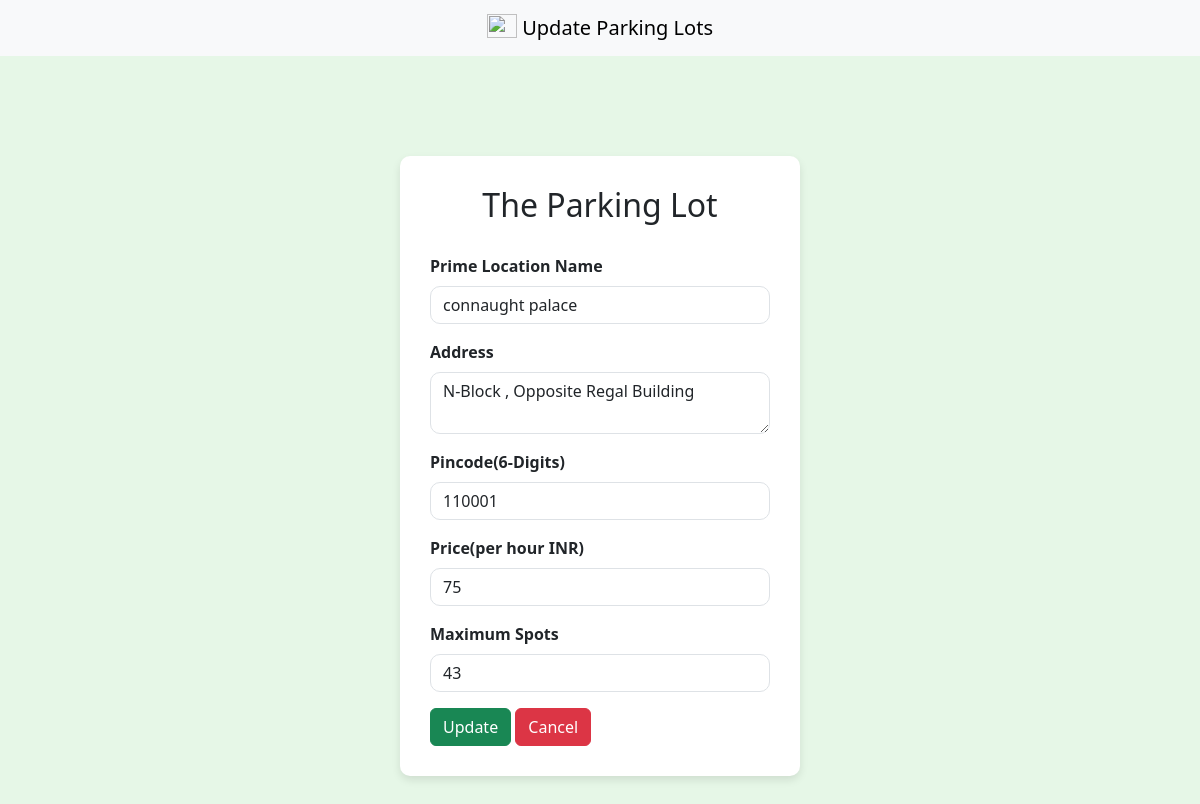
/admin/dashboard/editlot/1 (signed in), run on an earlier commit of the app's database.
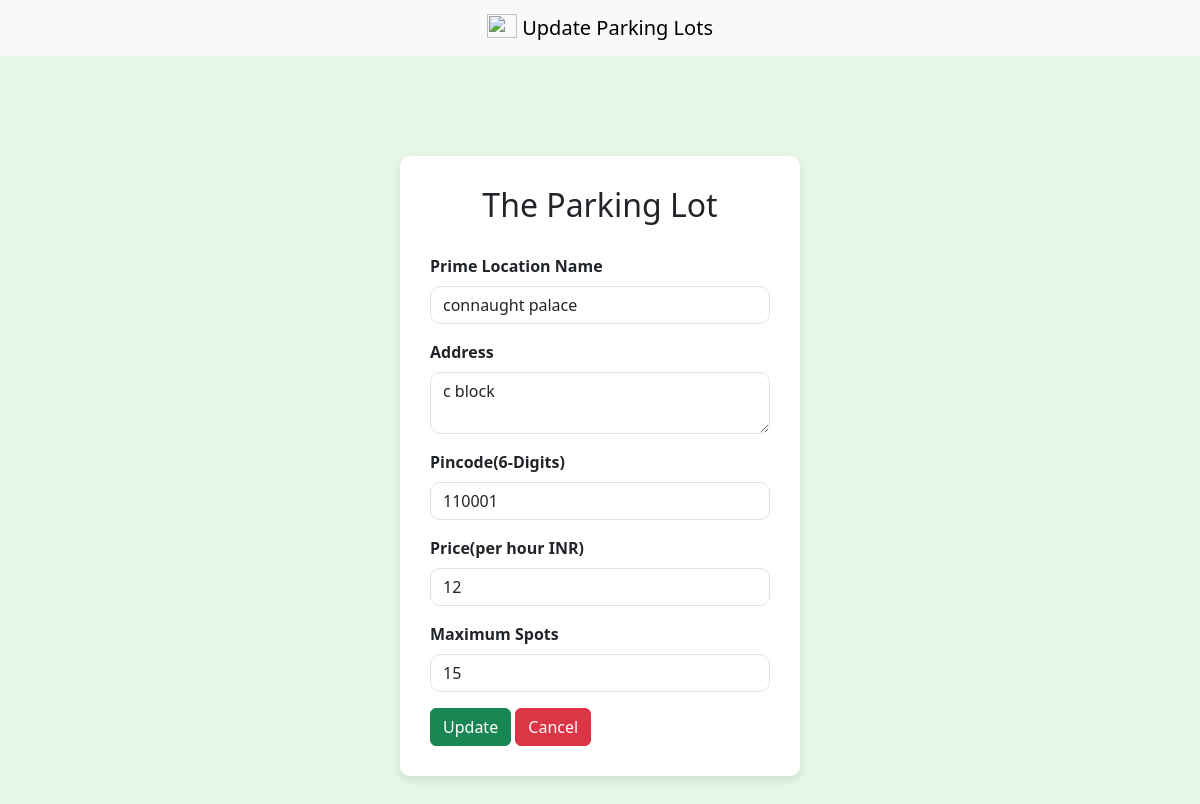
And on a later commit of the database.
### models/models.py (models this page shows)
class ParkingLot(db.Model):
    id=db.Column(db.Integer(),primary_key=True)
    location_name = db.Column(db.String(250),nullable=False)
    pincode=db.Column(db.Integer(),nullable=False)
    price=db.Column(db.Integer(),nullable=False)
    max_spots=db.Column(db.Integer(),nullable=False)
    address=db.Column(db.String(250),nullable=False)
    occupied=db.Column(db.Integer(),default=0)

### controllers/controllers.py (the view, shortened to what this page needs)
@controllers.route("/admin/dashboard/editlot/<int:lot_id>", methods=['GET','POST'])
def editParkingLot(lot_id):
    status = session.get("status")
    if status is not None and int(status) > 0:
        parkinglot=ParkingLot.query.get_or_404(lot_id)
        return render_template("editParkingLot.html",parkinglot=parkinglot)
    else:
        return redirect("/login")

### templates/editParkingLot.html (shortened to what this page needs)
<!DOCTYPE html>
<html lang="en">
<head>
    <link href="https://cdn.jsdelivr.net/npm/bootstrap@5.3.0-alpha1/dist/css/bootstrap.min.css" rel="stylesheet">
</head>
<body>
    <nav class="navbar bg-body-tertiary">
  <div class="container-fluid text-center">
    <a class="navbar-brand mx-auto " href="#">
      <img src="https://images.pexels.com/photos/164634/pexels-photo-164634.jpeg?_gl=1*1rfblvq*_ga*MTY5NDc0NzA3NC4xNzUzMjk4NzE5*_ga_8JE65Q40S6*czE3NTMyOTg3MTgkbzEkZzEkdDE3NTMyOTg3MjMkajU1JGwwJGgw" width="30" height="24" class="d-inline-block align-text-top" style="align-content: center;">
      Update Parking Lots
    </a>
  </div>
        </nav>
    <div class="login-container">
        <h2>The Parking Lot</h2>
        <form action="/admin/dashboard/editlot/{{ parkinglot.id }}" method="POST">
            <div class="mb-3">
                <label for="text" class="form-label"><b>Prime Location Name</b></label>
                <input type="text" class="form-control" id="location_name" placeholder="Enter Location Name" name ="location_name" required value="{{ parkinglot.location_name }}">
            </div>
            <div class="mb-3">
                <label for="address" class="form-label"><b>Address</b></label>
                <textarea type="address" class="form-control" id="address" placeholder="Enter your address" name="address" required >{{ parkinglot.address }}</textarea>
            </div>
             <div class="mb-3">
                <label for="number" class="form-label"><b>Pincode(6-Digits)</b></label>
                <input type="number" class="form-control" id="pincode" placeholder="pincode" name ="pincode" required  value="{{ parkinglot.pincode }}">
            </div>
             <div class="mb-3">
                <label for="number" class="form-label"><b>Price(per hour INR)</b></label>
                <input type="number" class="form-control" id="price" placeholder="price" name ="price" required value="{{ parkinglot.price }}">
            </div>
             <div class="mb-3">
                <label for="number" class="form-label"><b>Maximum Spots</b></label>
                <input type="number" class="form-control" id="max_spots" placeholder="max_spots" name ="max_spots" required value="{{ parkinglot.max_spots }}">
            </div>
            <button type="submit" class="btn btn-success" href="">Update</button>
            <a href="/admin/dashboard" class="btn btn-danger">Cancel</a>
        </form>
    </div>
</body>
</html>

What changed in the data, as far as the page shows it:
changed ParkingLot "connaught palace": address "N-Block , Opposite Regal Building" → "c block"; price "75" → "12"; max_spots "43" → "15"
